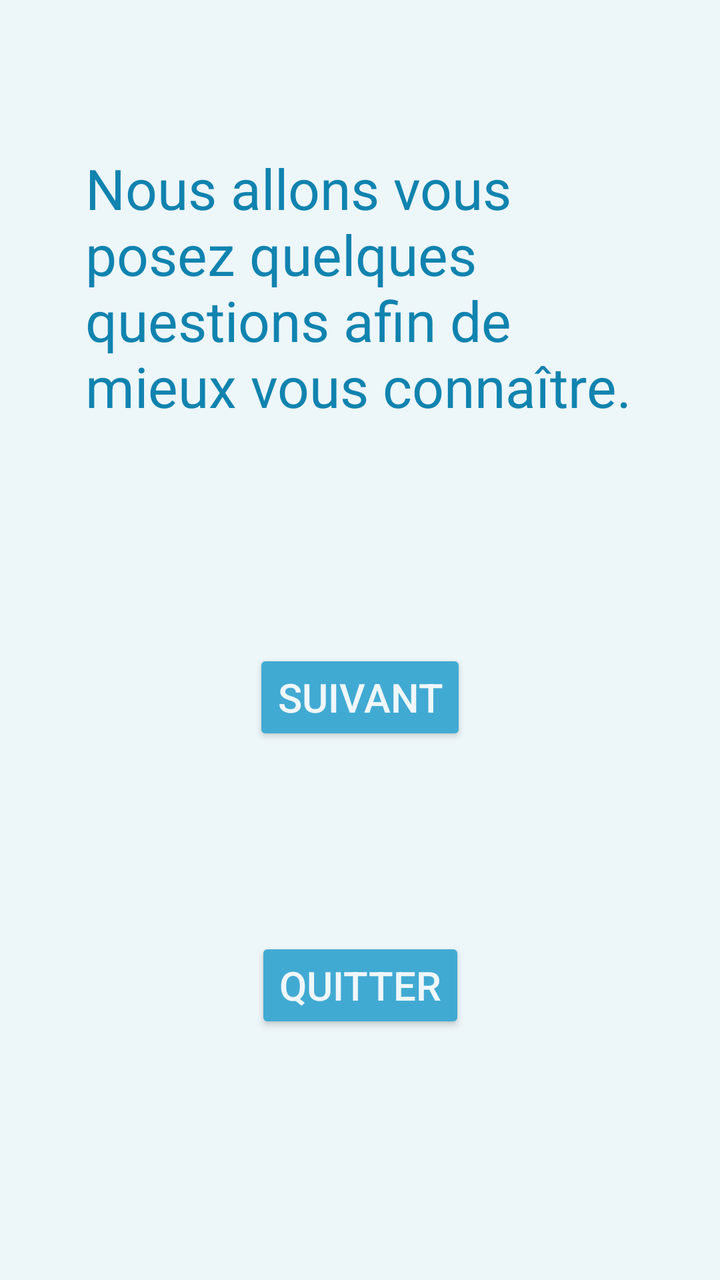
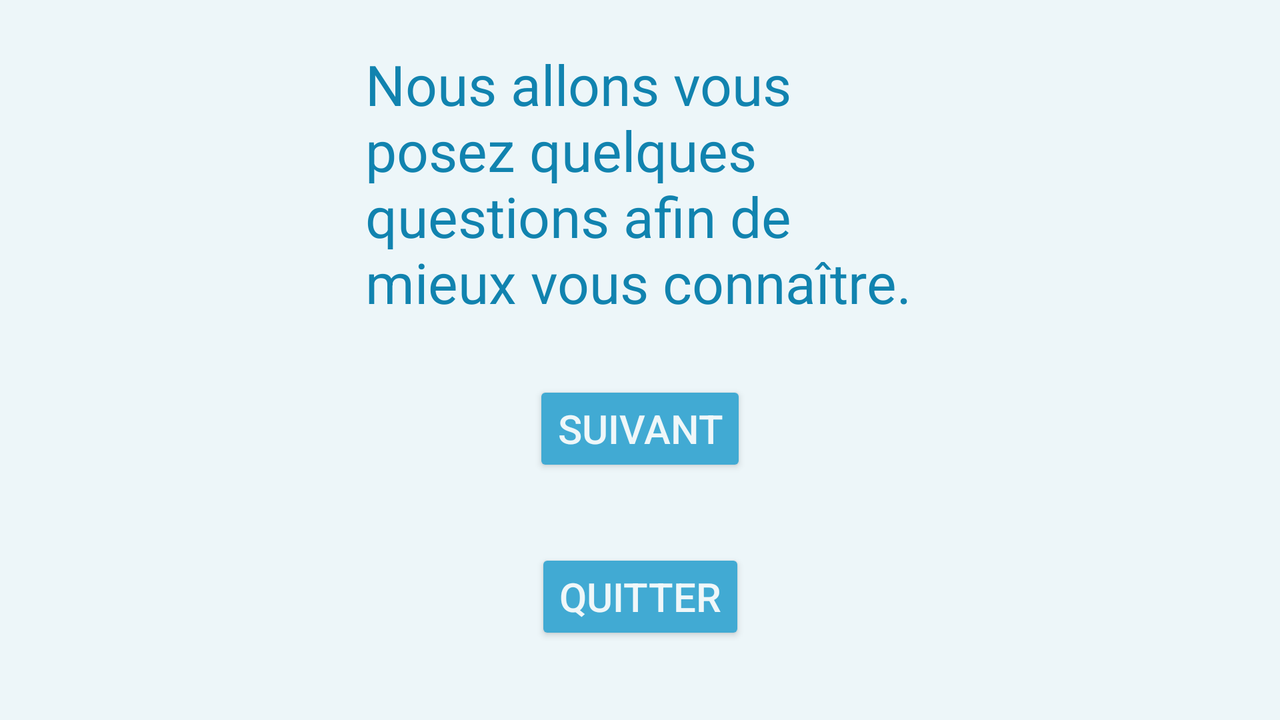

Two renders of one Android screen. The first uses the default layout on a phone; the second uses the alternative layout the repository ships for a different screen configuration, on a matching device. The two XML files are below.
<!-- AndroidManifest.xml: application theme AppTheme -->
<!-- res/layout/activity_formulaire1.xml -->
<?xml version="1.0" encoding="utf-8"?>

<android.support.constraint.ConstraintLayout xmlns:android="http://schemas.android.com/apk/res/android"
    xmlns:app="http://schemas.android.com/apk/res-auto"
    xmlns:tools="http://schemas.android.com/tools"
    android:layout_width="match_parent"
    android:layout_height="match_parent"
    android:background="@color/backgroundColor"
    tools:context="com.laurent.goga.bogatu.pumpnsmash.Formulaire1">

    <TextView
        android:id="@+id/textF1TextView"
        android:layout_width="275dp"
        android:layout_height="144dp"
        android:layout_marginBottom="8dp"
        android:layout_marginEnd="8dp"
        android:layout_marginStart="8dp"
        android:layout_marginTop="8dp"
        android:text="@string/textIntroFormulaire"
        android:textColor="@color/textColorDark"
        android:textSize="28sp"
        app:layout_constraintBottom_toBottomOf="parent"
        app:layout_constraintEnd_toEndOf="parent"
        app:layout_constraintStart_toStartOf="parent"
        app:layout_constraintTop_toTopOf="parent"
        app:layout_constraintVertical_bias="0.13999999" />

    <Button
        android:id="@+id/suivantF1Button"
        android:layout_width="wrap_content"
        android:layout_height="wrap_content"
        android:layout_marginBottom="8dp"
        android:layout_marginEnd="8dp"
        android:layout_marginStart="8dp"
        android:layout_marginTop="8dp"
        android:backgroundTint="@color/colorPrimary"
        android:text="@string/suivant"
        android:textColor="@color/textColorLight"
        android:textSize="20sp"
        app:layout_constraintBottom_toBottomOf="parent"
        app:layout_constraintEnd_toEndOf="parent"
        app:layout_constraintStart_toStartOf="parent"
        app:layout_constraintTop_toTopOf="parent"
        app:layout_constraintVertical_bias="0.55" />

    <Button
        android:id="@+id/quitterF1Button"
        android:layout_width="wrap_content"
        android:layout_height="wrap_content"
        android:layout_marginBottom="8dp"
        android:layout_marginEnd="8dp"
        android:layout_marginStart="8dp"
        android:layout_marginTop="8dp"
        android:backgroundTint="@color/colorPrimary"
        android:text="@string/quitter"
        android:textColor="@color/textColorLight"
        android:textSize="20sp"
        app:layout_constraintBottom_toBottomOf="parent"
        app:layout_constraintEnd_toEndOf="parent"
        app:layout_constraintStart_toStartOf="parent"
        app:layout_constraintTop_toTopOf="parent"
        app:layout_constraintVertical_bias="0.8" />
</android.support.constraint.ConstraintLayout>
<!-- resources referenced by this layout -->
<resources>
  <color name="backgroundColor">#edf6f9</color>
  <color name="colorPrimary">#41aad3</color>
  <color name="textColorDark">#1183af</color>
  <color name="textColorLight">#eff7f9</color>
  <string name="quitter">Quitter</string>
  <string name="suivant">Suivant</string>
  <string name="textIntroFormulaire">Nous allons vous posez quelques questions afin de mieux vous connaître.</string>
  <style name="AppTheme" parent="Theme.AppCompat.Light.DarkActionBar">
          
          <item name="colorPrimary">@color/colorPrimary</item>
          <item name="colorPrimaryDark">@color/colorPrimaryDark</item>
          <item name="colorAccent">@color/colorAccent</item>
          <item name="android:spinnerDropDownItemStyle">@style/mySpinnerItemStyle</item>
      </style>
  <color name="colorPrimaryDark">#41aad3</color>
  <color name="colorAccent">#1a617c</color>
  <style name="mySpinnerItemStyle" parent="@android:style/Widget.Holo.DropDownItem.Spinner">
          <item name="android:textColor">@color/my_spinner_text_color</item>
          <item name="android:background">@color/backgroundColor</item>
      </style>
  <color name="my_spinner_text_color">#185770</color>
</resources>
<!-- res/layout-land/activity_formulaire1.xml (the repository's variant of the layout above) -->
<!-- drawn on the phone turned sideways -->
<?xml version="1.0" encoding="utf-8"?>

<android.support.constraint.ConstraintLayout xmlns:android="http://schemas.android.com/apk/res/android"
    xmlns:app="http://schemas.android.com/apk/res-auto"
    xmlns:tools="http://schemas.android.com/tools"
    android:layout_width="match_parent"
    android:layout_height="match_parent"
    android:background="@color/backgroundColor"
    tools:context="com.laurent.goga.bogatu.pumpnsmash.Formulaire1">

    <TextView
        android:id="@+id/textF1TextView"
        android:layout_width="275dp"
        android:layout_height="144dp"
        android:layout_marginBottom="8dp"
        android:layout_marginEnd="8dp"
        android:layout_marginStart="8dp"
        android:layout_marginTop="8dp"
        android:text="@string/textIntroFormulaire"
        android:textColor="@color/textColorDark"
        android:textSize="28sp"
        app:layout_constraintBottom_toTopOf="@+id/suivantF1Button"
        app:layout_constraintEnd_toEndOf="parent"
        app:layout_constraintStart_toStartOf="parent"
        app:layout_constraintTop_toTopOf="parent" />

    <Button
        android:id="@+id/suivantF1Button"
        android:layout_width="wrap_content"
        android:layout_height="wrap_content"
        android:layout_marginEnd="8dp"
        android:layout_marginStart="8dp"
        android:layout_marginTop="8dp"
        android:backgroundTint="@color/colorPrimary"
        android:text="@string/suivant"
        android:textColor="@color/textColorLight"
        android:textSize="20sp"
        app:layout_constraintBottom_toBottomOf="parent"
        app:layout_constraintEnd_toEndOf="parent"
        app:layout_constraintStart_toStartOf="parent"
        app:layout_constraintTop_toTopOf="parent"
        app:layout_constraintVertical_bias="0.6" />

    <Button
        android:id="@+id/quitterF1Button"
        android:layout_width="wrap_content"
        android:layout_height="wrap_content"
        android:layout_marginBottom="8dp"
        android:layout_marginEnd="8dp"
        android:layout_marginStart="8dp"
        android:layout_marginTop="8dp"
        android:backgroundTint="@color/colorPrimary"
        android:text="@string/quitter"
        android:textColor="@color/textColorLight"
        android:textSize="20sp"
        app:layout_constraintBottom_toBottomOf="parent"
        app:layout_constraintEnd_toEndOf="parent"
        app:layout_constraintStart_toStartOf="parent"
        app:layout_constraintTop_toTopOf="parent"
        app:layout_constraintVertical_bias="0.9" />
</android.support.constraint.ConstraintLayout>
